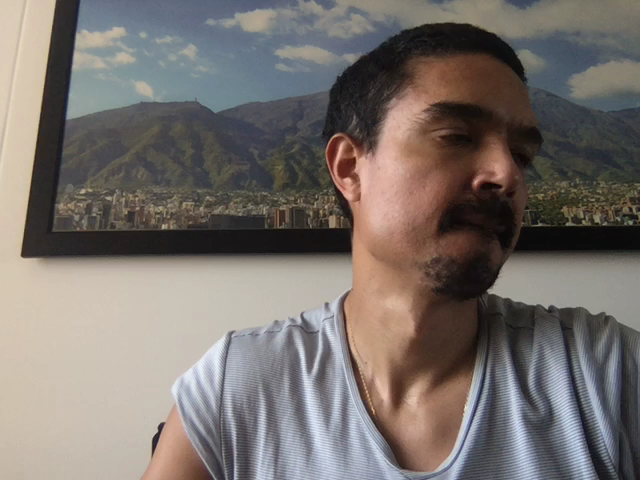
#> input picture test.png, 640 x 480 px, found by its file name
$ python color_segmentation.py test.png test.png
#> lines starting #> are read from the running program, lines starting #| are printed output that depends on the picture
import cv2
import numpy as np
import sys
import os

import matplotlib.pyplot as plt
from sklearn.mixture import GaussianMixture as GMM
from sklearn.cluster import KMeans
from sklearn.utils import shuffle
from time import time


def recreate_image(centers, labels, rows, cols):
    d = centers.shape[1]
    image_clusters = np.zeros((rows, cols, d))
    label_idx = 0
    for i in range(rows):
        for j in range(cols):
            image_clusters[i][j] = centers[labels[label_idx]]
            label_idx += 1
    return image_clusters


if __name__ == '__main__':
    path = sys.argv[1]
    image_name = sys.argv[2]
    path_file = os.path.join(path, image_name)
    image = cv2.imread(path_file)
#> image is the input picture: shape (480, 640, 3); mean B, G, R 108.8, 113.2, 120.6
    image = cv2.cvtColor(image, cv2.COLOR_BGR2RGB)

    n_colors = 5
    method = ['kmeans', 'gmm']
    select = 1

    # Convert to floats instead of the default 8 bits integer coding. Dividing by
    # 255 is important so that plt.imshow behaves works well on float data (need to
    # be in the range [0-1])
    image = np.array(image, dtype=np.float64) / 255

    # Load Image and transform to a 2D numpy array.
    rows, cols, ch = image.shape
#> rows = 480; cols = 640; ch = 3
    assert ch == 3
    image_array = np.reshape(image, (rows * cols, ch))

    print("Fitting model on a small sub-sample of the data")
    t0 = time()
    image_array_sample = shuffle(image_array, random_state=0)[:10000]
    if method[select] == 'gmm':
        model = GMM(n_components=n_colors).fit(image_array_sample)
    else:
        model = KMeans(n_clusters=n_colors, random_state=0).fit(image_array_sample)
    print("done in %0.3fs." % (time() - t0))

    # Get labels for all points
    print("Predicting color indices on the full image (GMM)")
    t0 = time()
    if method[select] == 'gmm':
        labels = model.predict(image_array)
        centers = model.means_
#> centers = [[0.801, 0.758, 0.7], [0.527, 0.388, 0.325], [0.128, 0.112, 0.108], [0.535, 0.571, 0.576], [0.399, 0.402, 0.41]]
    else:
        labels = model.predict(image_array)
        centers = model.cluster_centers_
    print("done in %0.3fs." % (time() - t0))

    # Display all results, alongside original image
    plt.figure(1)
    plt.clf()
    plt.axis('off')
    plt.title('Original image')
    plt.imshow(image)

    plt.figure(2)
    plt.clf()
    plt.axis('off')
    plt.title('Quantized image ({} colors, method={})'.format(n_colors, method[select]))
    plt.imshow(recreate_image(centers, labels, rows, cols))
#> after the loop in recreate_image, `for i in range(rows):`:
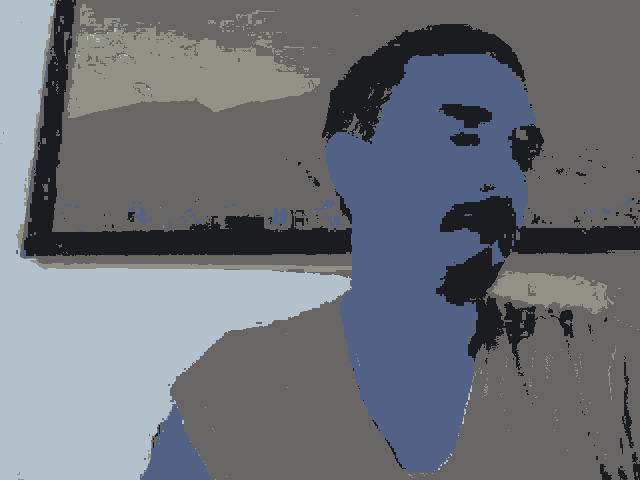
#> image_clusters: shape (480, 640, 3) float64; mean of channels 0, 1, 2 0.471, 0.441, 0.423; drawn as B, G, R
#> after the loop in recreate_image, `for i in range(rows):`: label_idx = 307200

    plt.show()
